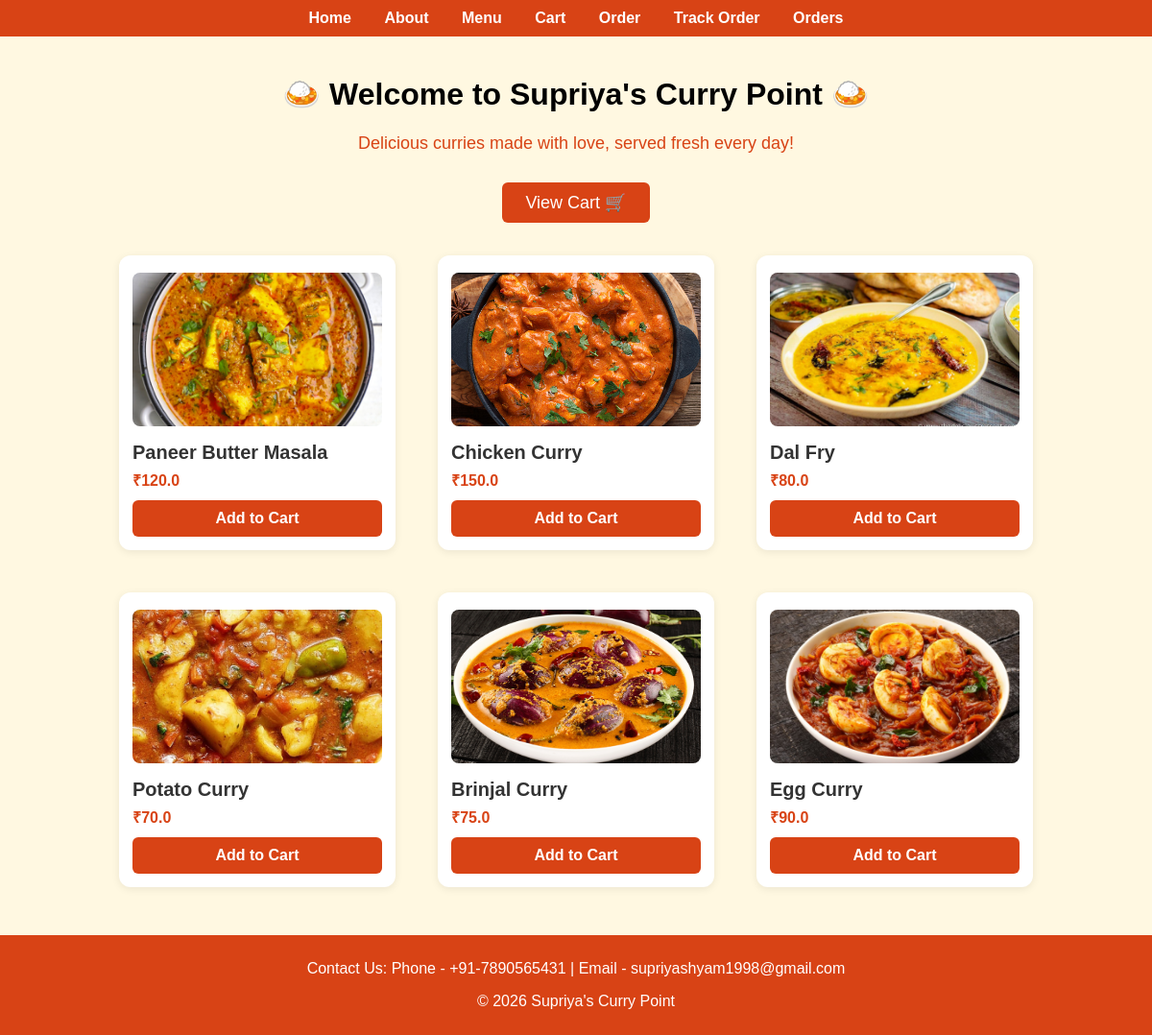
Before: /menu with the older database file.
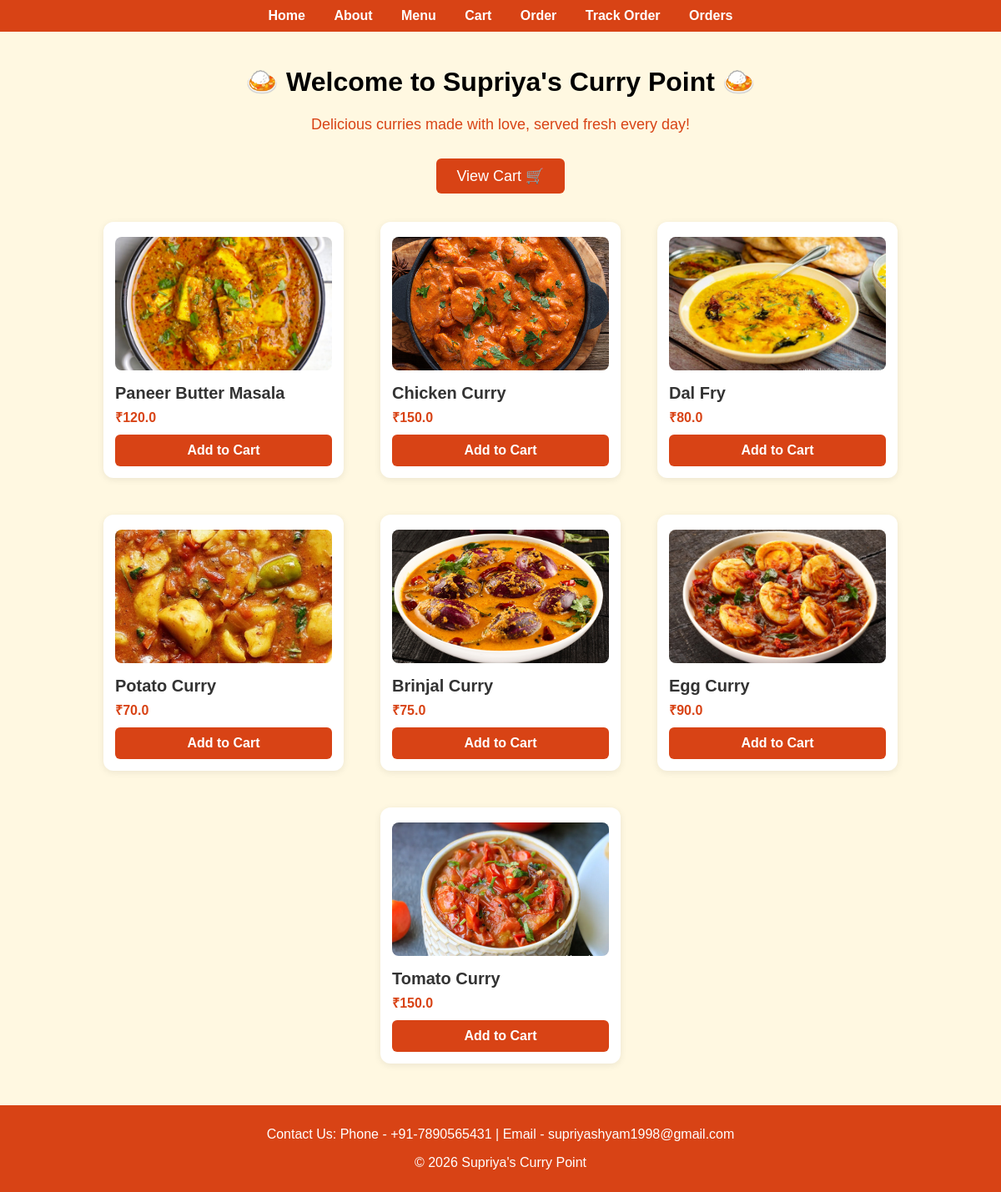
After: the same page with the newer database file.
### tables this page shows
CREATE TABLE menu (
    id INTEGER PRIMARY KEY AUTOINCREMENT,
    name TEXT,
    price REAL,
    image_url TEXT
);

### app.py (the view)
@app.route("/menu")
def menu():
    conn = sqlite3.connect("curry.db")
    cur = conn.cursor()
    cur.execute("SELECT id, name, price, image_url FROM menu")
    items = cur.fetchall()
    menu_with_ratings = []
    for item in items:
        item_id, name, price, image_url = item
        cur.execute("""
            SELECT AVG(r.rating) as avg_rating, COUNT(r.rating) as review_count
            FROM reviews r
            JOIN orders o ON r.order_id = o.id
            WHERE o.items LIKE ?
        """, (f"%{name}%",))
        rating_data = cur.fetchone()
        avg_rating = rating_data[0] if rating_data[0] else 0
        review_count = rating_data[1] if rating_data[1] else 0
        menu_with_ratings.append((item_id, name, price, image_url, avg_rating, review_count))
    conn.close()
    return render_template("menu.html", items=menu_with_ratings)

### templates/menu.html
{% extends "base.html" %}
{% block content %}
    <h1>🍛 Welcome to Supriya's Curry Point 🍛</h1>
    <p style="color: #d84315; font-size: 18px; margin-bottom: 30px;">Delicious curries made with love, served fresh every day!</p>
    <a href="{{ url_for('cart') }}" style="display:inline-block; background:#d84315; color:#fff; padding:10px 24px; border-radius:6px; font-size:18px; margin-bottom:24px; text-decoration:none;">View Cart 🛒</a>
    <div style="display: flex; flex-wrap: wrap; justify-content: center; gap: 24px;">
        {% for item in items %}
            <div style="background: #fff; border-radius: 12px; box-shadow: 0 2px 8px rgba(0,0,0,0.08); width: 260px; margin: 10px; padding: 18px 14px 14px 14px; text-align: left; position: relative;">
                <img src="{{ url_for('static', filename='images/' ~ item[3]) }}" alt="{{ item[1] }}" style="width:100%; height:160px; object-fit:cover; border-radius:8px; margin-bottom:12px;">
                <div style="font-size: 20px; font-weight: bold; color: #333; margin-bottom: 6px;">{{ item[1] }}</div>
                <div style="font-size: 16px; color: #d84315; font-weight: 600; margin-bottom: 10px;">₹{{ item[2] }}</div>
                <form action="{{ url_for('add_to_cart', curry_id=item[0]) }}" method="post" style="margin:0;">
                    <button type="submit" style="width:100%; background:#d84315; color:#fff; border:none; border-radius:6px; padding:10px 0; font-size:16px; font-weight:600; cursor:pointer;">Add to Cart</button>
                </form>
            </div>
        {% endfor %}
    </div>
{% endblock %}

### templates/base.html (shortened to what this page needs)
<!DOCTYPE html>
<html>
<head>
</head>
<body>
    <nav>
        <a href="{{ url_for('home') }}">Home</a>
        <a href="{{ url_for('about') }}">About</a>
        <a href="{{ url_for('menu') }}">Menu</a>
        <a href="{{ url_for('cart') }}">Cart</a>
        <a href="{{ url_for('order') }}">Order</a>
        <a href="{{ url_for('track_order') }}">Track Order</a>
        <a href="{{ url_for('orders') }}">Orders</a>
    </nav>
    <div class="content">
        {% block content %}{% endblock %}
    </div>
    <footer style="text-align: center; padding: 10px; background-color: #d84315; color: white; margin-top: 20px;">
        <p>Contact Us: Phone - +91-7890565431 | Email - supriyashyam1998@gmail.com</p>
        <p>© 2026 Supriya's Curry Point</p>
    </footer>
</body>
</html>

### templates/base.html (style rules this page uses)
body { font-family: Arial; background-color: #fff8e1; margin: 0; }
nav { background-color: #d84315; padding: 10px; text-align: center; }
nav a { color: white; text-decoration: none; margin: 0 15px; font-weight: bold; }
.content { padding: 20px; text-align: center; }

Changed rows visible on the page:
added menu: image_url (picture), name "Tomato Curry", price "150.0"
